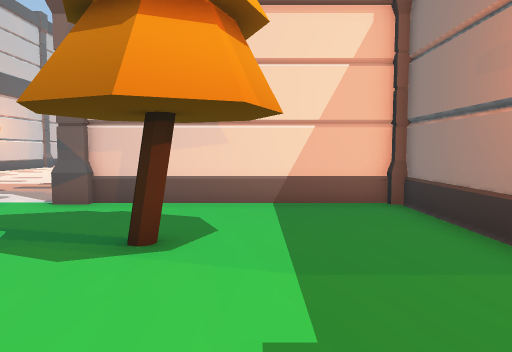
View 1 (above)

16 first-person views from a walk through a 3-D level made in the Unity game engine. The camera is 1.2 m above the floor, tilts 4° down and sees 70° across. Doors are open. The floor is counted in squares, 1 m on a side. Each view is taken from the middle of a square. On the plan, view 1 faces up. The plan holds only what a view shows up to about 15 squares ahead; the rest is blank. The place goes on beyond the plan. The player is left out. Some surface patterns are stand-ins.

View 2
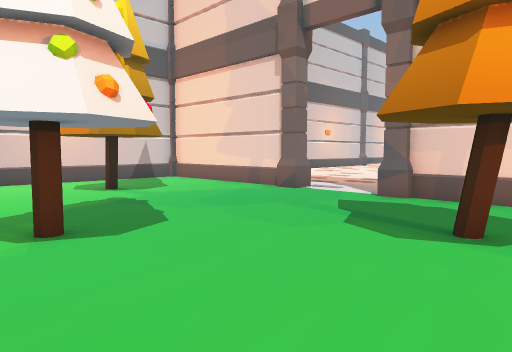

View 3
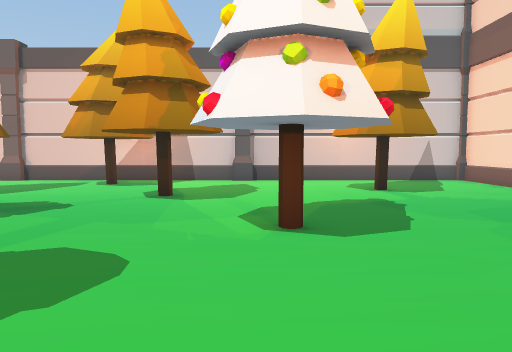

View 4
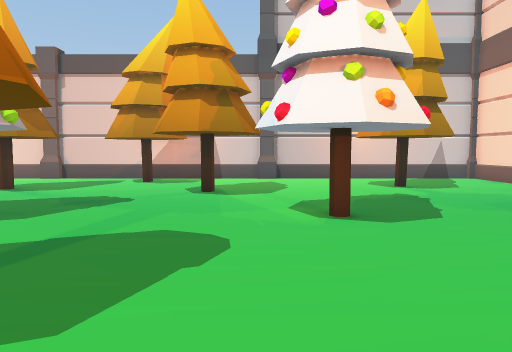

View 5
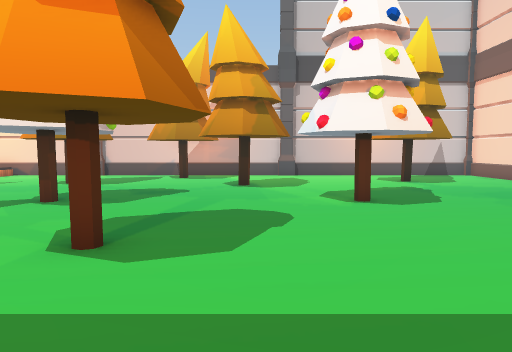

View 6
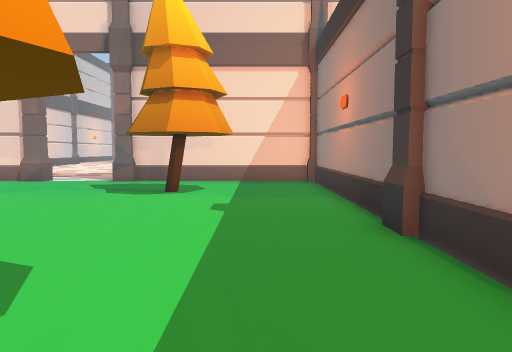

View 7
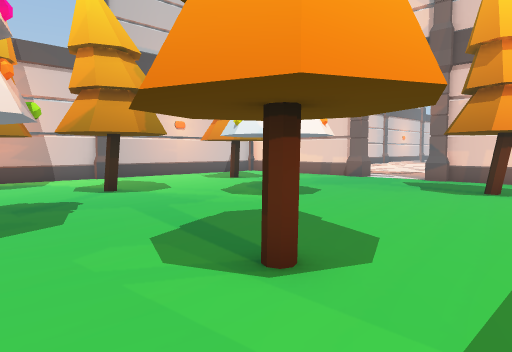

View 8
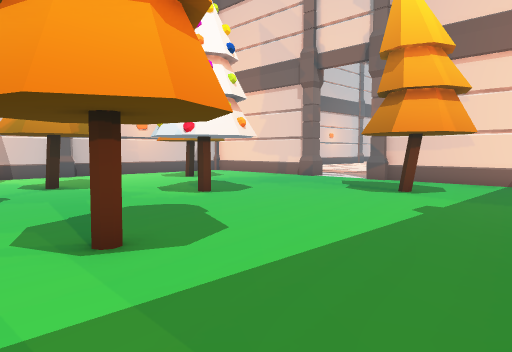

View 9
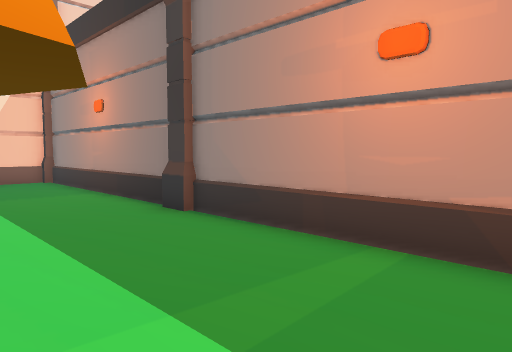

View 10
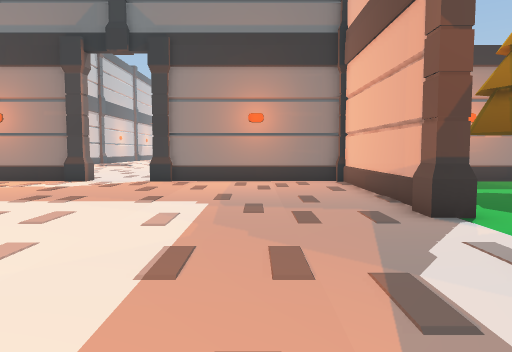

View 11
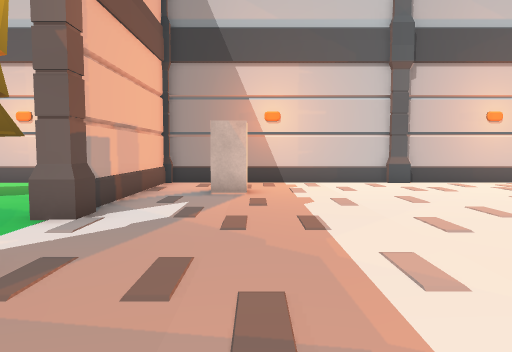

View 12
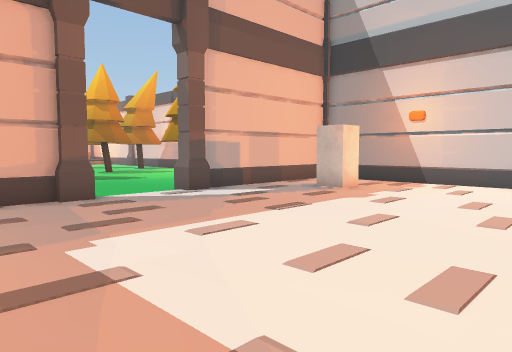

View 13
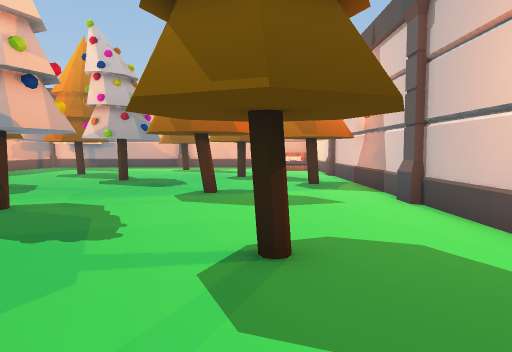

View 14
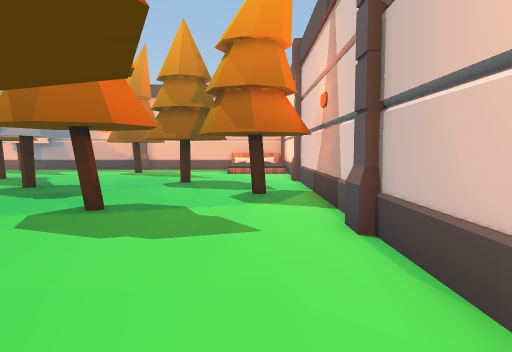

View 15
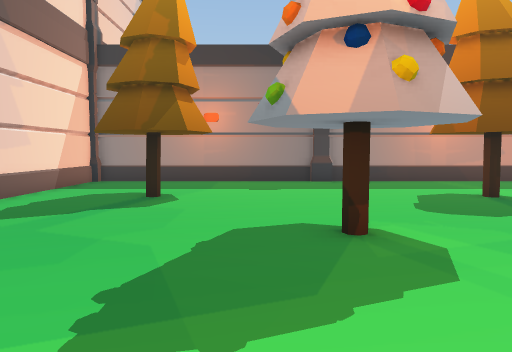

View 16
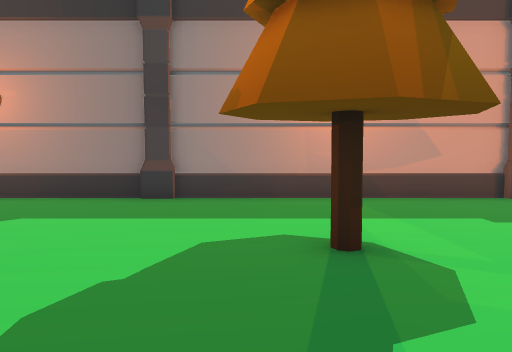

### Floor plan
Points are (right, up) in squares from view 1. A wall is a line through its corners. A room is listed if a view was taken in it or the views show most of it. See-through windows are left out.
Room 1 (views 1, 2, 3, 4, 5, 6, 7, 8, 9, 13, 14, 15, 16)
walls: (-8.6, 8.4) (-14.3, 8.4); (3.4, 0.4) (3.4, 7.5); (2.2, 8.4) (-3.3, 8.4); (3.4, -7.5) (3.4, -1.5); (-14.8, 9) (-14.8, -7.5)
ways out: open door at (-6, 8.5) to room 2
objects: pillar (-15, 8); tree (-14, -7) to (-12, -4); tree (-12, 3) to (-10, 5); tree (-11, -4) to (-8, -1); tree (-10, -7); pillar (-8, 8) to (-8, 9); tree (-7, -7) to (-4, -6); tree (-7, -1) to (-4, 2); pillar (-4, 8); tree (-3, -5) to (0, -3); tree (-3, 3) to (0, 6); pillar (3, -1) to (4, 0); pillar (3, 8)
Room 2 (views 10, 11, 12)
walls: (-3.5, 8.6) (3.4, 8.6) (3.4, 15.4); (-14.8, 18.5) (-14.8, 9); (-14.6, 8.6) (-8.4, 8.6)
ways out: open door at (-6, 8.5) to room 1; open door at (3.5, 17.5)
objects: white block (-12, 11) to (-11, 11); pillar (-4, 9); pillar (3, 16) to (4, 16)

Positions as (right, up) in squares from view 1, and headings:
1: (0, 0), facing up
2: (0, -1), facing up-left
3: (0, 0), facing left
4: (1, -1), facing left
5: (3, -2), facing left
6: (1, -6), facing up
7: (1, -7), facing up-left
8: (3, -6), facing up-left
9: (-1, -7), facing up-right
10: (-11, 12), facing right
11: (-1, 12), facing left
12: (-1, 18), facing down-left
13: (-11, 8), facing down
14: (-13, 5), facing down
15: (-11, 2), facing right
16: (-6, -3), facing right
